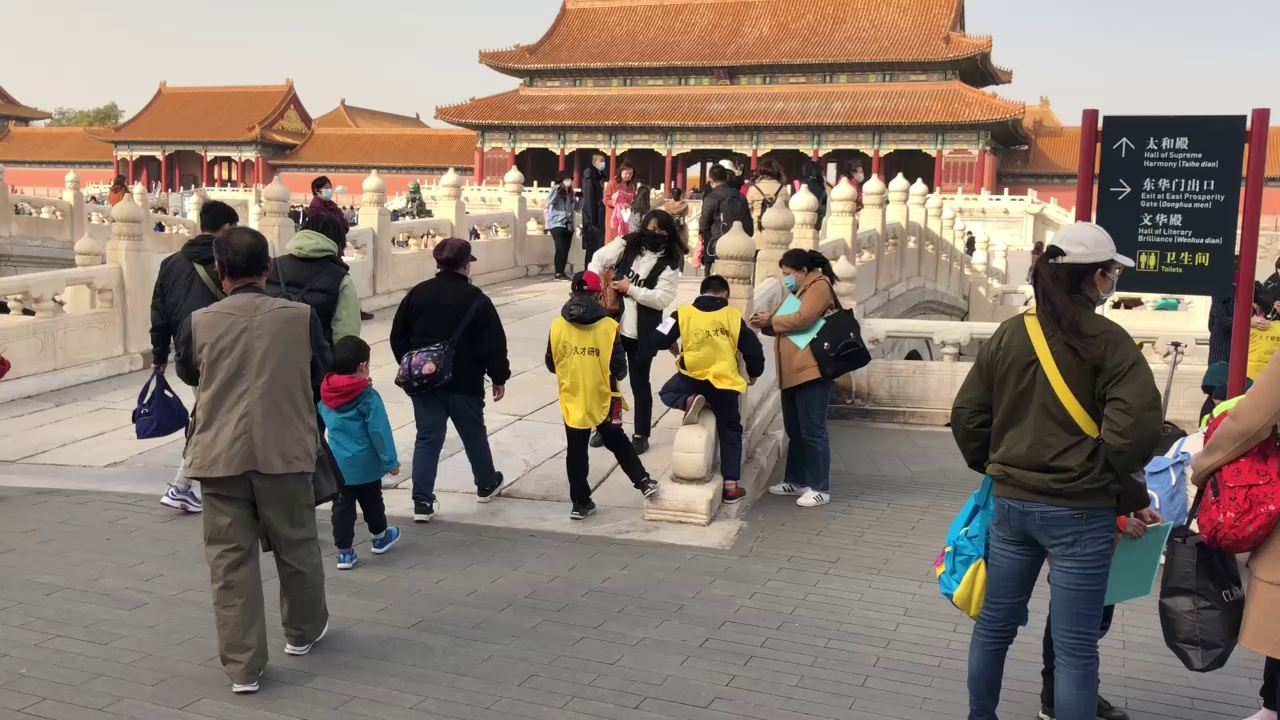
#> input picture tests/frame_0000.jpg, 1280 x 720 px
$ python preprocess_image.py
#> lines starting #> are read from the running program, lines starting #| are printed output that depends on the picture; after the words box and inside, x2 and y2 are one past the last pixel; in counts of white or black regions, pixels touching at a corner belong together
#> further down, image is the input picture: shape (720, 1280, 3); mean B, G, R 111.8, 123.4, 137.5
#| (720, 1280, 3)
#!/usr/bin/env python
# -*- coding: utf-8 -*-
"""
@Author: Kend
@Date: 2024/11/23
@Time: 15:12
@Description: preprocess_image - 数据预处理
@Modify:
@Contact: tankang0722@gmail.com
"""
import time

import numpy as np
import cv2


# [61 lines left out: function preprocess_image, not called in this run]


""" 在图像预处理之前处理 优点： 后续的检测、跟踪等算法可以专注于多边形内的区域，减少计算量和误检率，提高事件准确率 """
class PolygonMaskProcessor:

    def __init__(self, image_shape, polygon_points=None):
        """
        初始化多边形掩码处理器，自动选择CPU或GPU处理。
        :param image_shape: 输入图像的形状 (height, width, channels)
        :param polygon_points: 多边形顶点坐标 (list of tuples)
        """
        self.image_height, self.image_width = image_shape[:2]
        self.polygon_points = np.array([polygon_points], dtype=np.int32)

        # 检查CUDA是否可用 使用torch.cuda.is_available()速度慢
        # print("是否可用gpu", cv2.cuda.getCudaEnabledDeviceCount())
        self.use_cuda = cv2.cuda.getCudaEnabledDeviceCount() > 0


        if self.use_cuda:
            print("使用GPU处理图像")
            self._initialize_gpu(image_shape)
            self.stream = cv2.cuda_Stream()  # 创建一个流对象
            self._initialize_gpu(image_shape)
        else:
            print("使用cpu处理图像")
            self._initialize_cpu(image_shape)

    def _initialize_cpu(self, image_shape):
        """初始化CPU处理所需的资源。"""
        self.mask = self._create_polygon_mask(image_shape)

    # [8 lines left out: function _initialize_gpu, not called in this run]

    def _create_polygon_mask(self, image_shape):
        """创建多边形掩码。"""
#> called with image_shape = (720, 1280, 3)
        mask = np.zeros((self.image_height, self.image_width), dtype=np.uint8)
        cv2.fillPoly(mask, self.polygon_points, 255)  # 将多边形区域填充为白色（255）
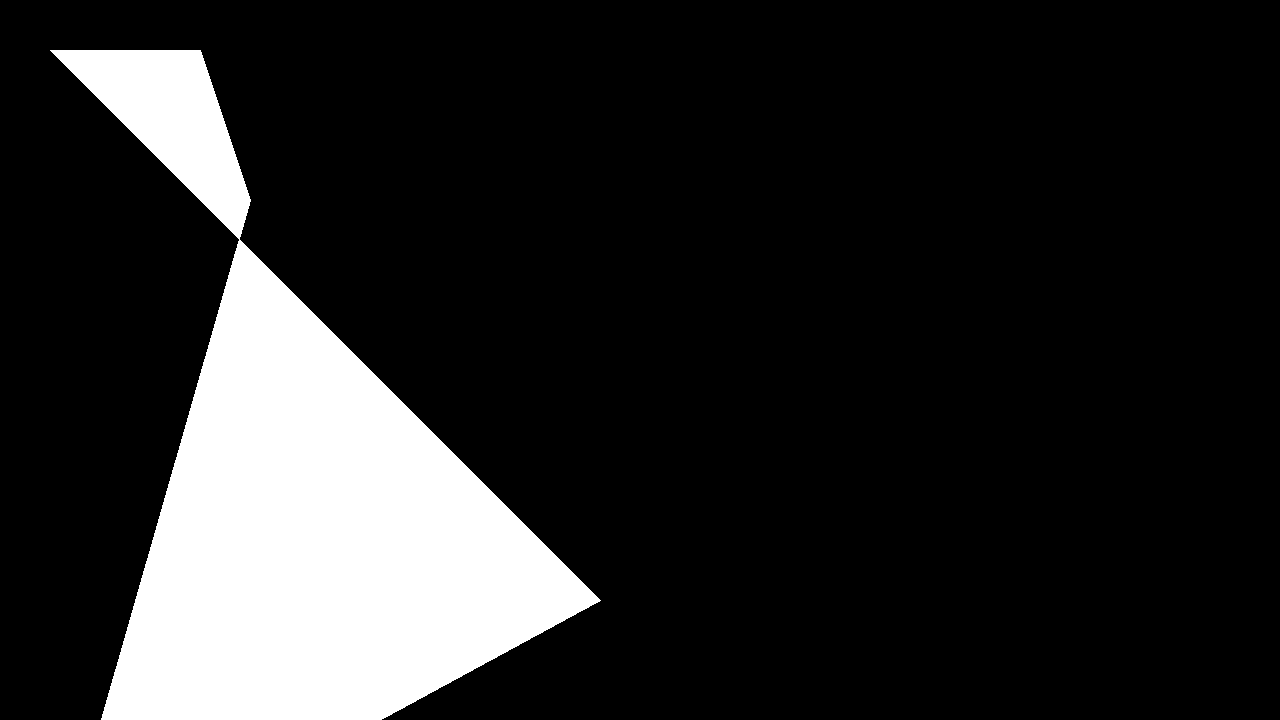
#> mask: shape (720, 1280); 15.8% white; 1 white region, box (x1, y1, x2, y2) and area: (50, 50, 601, 720) 145164
        return mask

    def apply_mask(self, image):
        """
        应用多边形掩码，将多边形外部区域涂成灰色。
        :param image: 输入图像 (numpy array)
        :return: 应用掩码后的图像 (numpy array)
        """
        if self.use_cuda:
            return self._apply_mask_gpu(image)
        else:
            return self._apply_mask_cpu(image)


    def _apply_mask_cpu(self, image):
        """使用CPU应用多边形掩码。"""
        gray_color = 128  # 灰色值
        masked_image = cv2.bitwise_and(image, image, mask=self.mask)
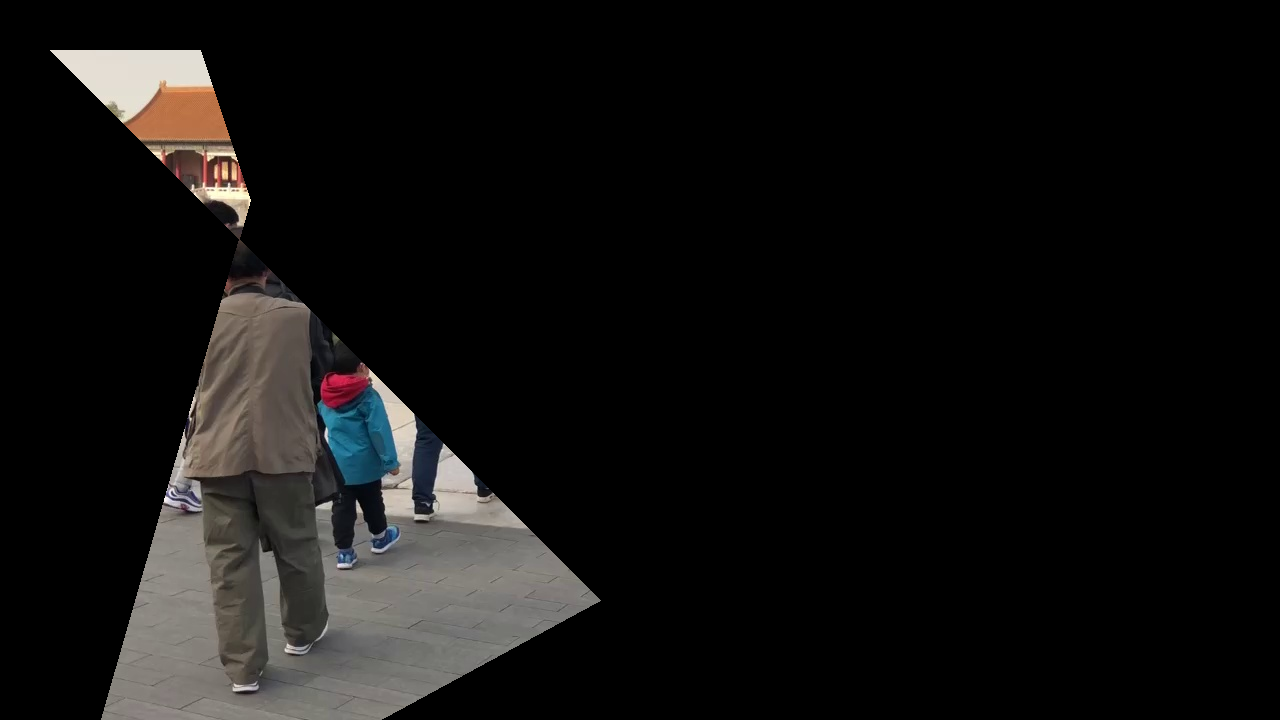
#> masked_image: shape (720, 1280, 3); mean B, G, R 16.1, 16.9, 17.8
        external_area = cv2.bitwise_not(self.mask)
        masked_image[external_area > 0] = gray_color  # 将多边形外部区域涂成灰色
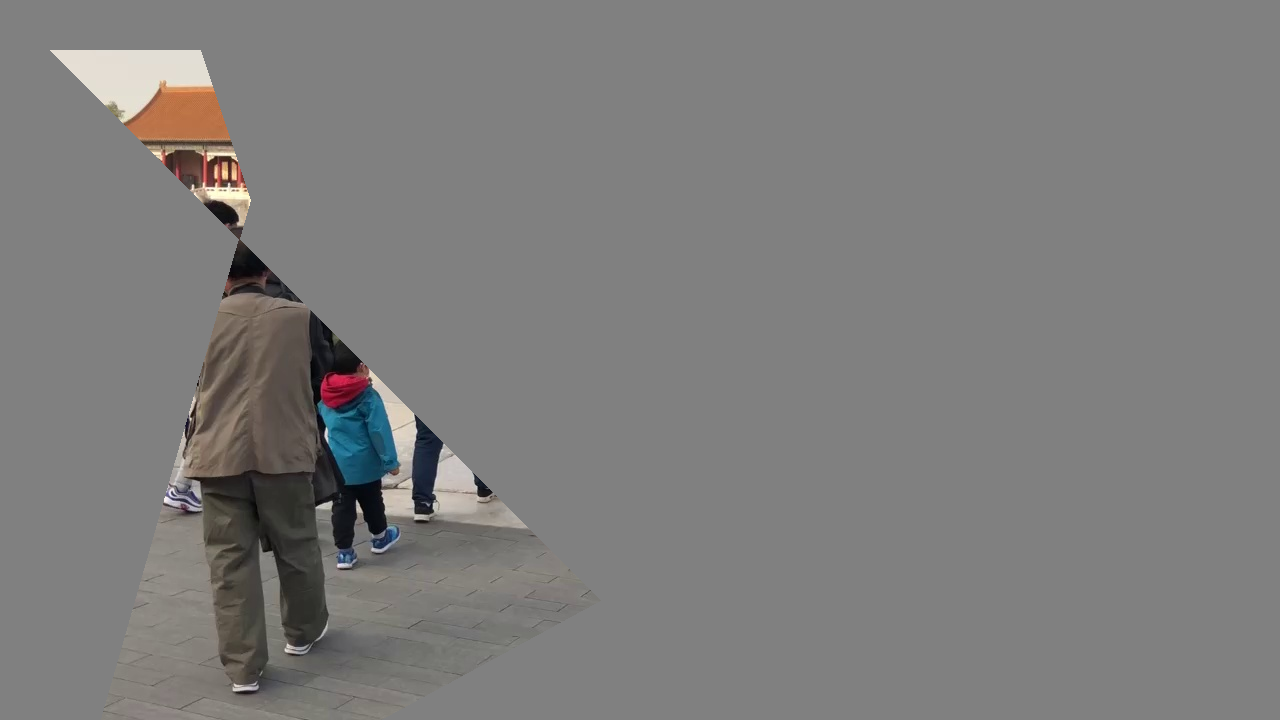
#> masked_image: shape (720, 1280, 3); mean B, G, R 123.9, 124.7, 125.6
        return masked_image

    # [21 lines left out: function _apply_mask_gpu, not called in this run]


if __name__ == '__main__':
    # img_path = r"../../tests/frame_0000.jpg"
    # image = cv2.imread(img_path)
    # pre_img, _ = preprocess_image(image, input_size=(1280, 1280))
    # TODO 需要对比cpu和gpu的速度，以及资源的开销
    # 掩码ROI示例用法
    # 读取输入图像
    time1 = time.time()
    image = cv2.imread("../../tests/frame_0000.jpg")
    print(image.shape)
    # 定义多边形顶点坐标 (x, y)
    polygon_points = [
        (50, 50),
        (200, 50),
        (250, 200),
        (50, 900),
        (600, 600)
    ]

    # 初始化多边形掩码处理器
    mask_processor = PolygonMaskProcessor(image.shape, polygon_points)
    # 应用多边形掩码
    masked_image = mask_processor.apply_mask(image)
    print(masked_image.shape, (time.time()-time1) * 1000 ,"ms")  # a4000 40ms

    # [6 lines of commented-out code are left out]
